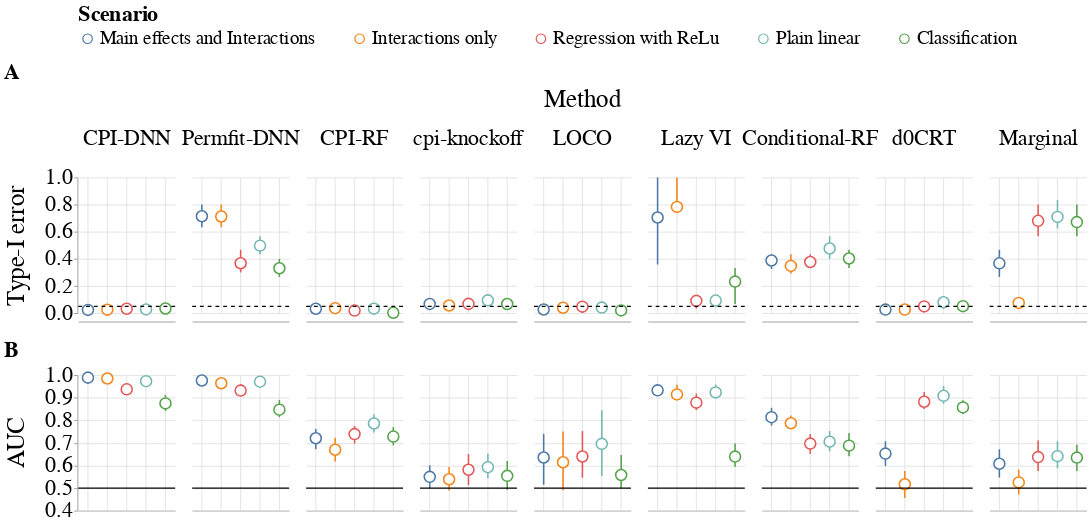

Notebook source saved alongside this figure:
### Code cell
marker_size = 200
err_size = 2
height = 175
width= 125
scheme = 'tableau10'
points_a = alt.Chart(
    df_t1_error_all_agg
).mark_point(
    size=marker_size, opacity=1, fill='white'
).encode(
    x=alt.X('Problem Data:O', title=None, scale=alt.Scale(domain=scenarios[::-1]),
            axis=alt.Axis(labels=False, title=None, tickSize=0)),
    y=alt.Y('mean:Q', 
            title='Type-I error',scale=alt.Scale(domain=(0, 1.0))),
    color=alt.Color('Problem Data:O', title='Scenario',
                    scale=alt.Scale(scheme=scheme, domain=scenarios[::-1]))
).properties(
    height=height,
    width=width
)

error_a = alt.Chart(
    df_t1_error_all_agg
).mark_errorbar(
    opacity=1
).encode(
    x=alt.X('Problem Data:O', title=None, scale=alt.Scale(domain=scenarios[::-1])),
    y=alt.Y('ymin:Q',  title='Type-I error',scale=alt.Scale(domain=(0, 1.0))),
    y2=alt.Y2('ymax:Q', title='Type-I error'),
    color=alt.Color('Problem Data:O', title='Scenario',
                    scale=alt.Scale(scheme=scheme, domain=scenarios[::-1])),
    strokeWidth=alt.value(err_size)
).properties(
    height=height,
    width=width
)

rule1= alt.Chart(pd.DataFrame({
  'V1': [0.05],
  'Problem Data': ['Type-I error nominal rate'],
  'color': ['black']
})).mark_rule(size=1.5, color='black', strokeDash=[5, 5]).encode(
  y='V1:Q',
  color = alt.value('black')
)

fig_t1_all = (error_a + points_a + rule1).facet(
    column=alt.Column('Method:O', sort=methods[::-1])
).properties(title='A')

## AUC ##
points_b = alt.Chart(
    df_auc_all_agg
    
).mark_point(
    size=marker_size, opacity=1, fill='white'
).encode(
    x=alt.X('Problem Data:O', title=None, scale=alt.Scale(domain=scenarios[::-1])),
    y=alt.Y('mean:Q', 
            title='AUC',scale=alt.Scale(domain=(0.4, 1.0))),
    color=alt.Color('Problem Data:O', title='Scenario',
                    scale=alt.Scale(scheme=scheme, domain=scenarios[::-1]))
).properties(
    height=height,
    width=width
)

error_b = alt.Chart(
    df_auc_all_agg
).mark_errorbar(
    size=err_size, opacity=1
).encode(
    x=alt.X('Problem Data:N',
            title=None,
            scale=alt.Scale(domain=scenarios[::-1]),
            axis=alt.Axis(labels=False, title=None, tickSize=0)),
    y=alt.Y('ymin:Q',  title='AUC', scale=alt.Scale(domain=(0.4, 1.0))),
    y2=alt.Y2('ymax:Q', title='AUC'),
    color=alt.Color('Problem Data:O', title='Scenario',
                    scale=alt.Scale(scheme=scheme, domain=scenarios[::-1])),
    strokeWidth=alt.value(err_size)
).properties(
    height=height,
    width=width
)

rule2 = alt.Chart(pd.DataFrame({
  'V1': [0.5],
  'Problem Data': ['Type-I error nominal rate'],
  'color': ['black']
})).mark_rule(size=1.5, color='black').encode(
  y='V1:Q'
)

fig_auc_all = (error_b + points_b + rule2).facet(
    column=alt.Column('Method:O', title=None, sort=methods[::-1],
                header=alt.Header(title=None, labels=False))
).properties(title='B')

# fig_3 = fig_t1_all | fig_auc_all

my_font = 'Helvetica'
fig3 = alt.vconcat(
    fig_t1_all,
    fig_auc_all
).configure_axis(
    grid=True, 
    titleFont=my_font,
    titleFontWeight='normal',
    labelFont=my_font,
    labelFontSize=28,
    titleFontSize=32,
    labelLimit=0,
    titlePadding=20
).configure_header(
    titleFont=my_font,
    titleFontWeight='normal',
    labelFont=my_font,
    titleFontSize=32,
    labelFontSize=28,
    labelPadding=35,
).configure_view(
    strokeWidth=0
).configure_title(
    font=my_font,
    fontSize=28
).configure_legend(
    titleFontSize=28,
    labelFontSize=24,
    orient ='top',
#     columns=3,
    labelLimit=0,
    columnPadding=45,
    symbolSize=150,
)

# fig3.save('figure_3.svg')
# fig3.save('figure_3.png', scale_factor=3)
fig3

### Figure 1 — Vega-Lite specification as saved in the notebook (floating-point values rounded to 4 significant figures)
{"config": {"view": {"continuousWidth": 300, "continuousHeight": 300, "strokeWidth": 0}, "axis": {"grid": true, "labelFont": "Helvetica", "labelFontSize": 28, "labelLimit": 0, "titleFont": "Helvetica", "titleFontSize": 32, "titleFontWeight": "normal", "titlePadding": 20}, "header": {"labelFont": "Helvetica", "labelFontSize": 28, "labelPadding": 35, "titleFont": "Helvetica", "titleFontSize": 32, "titleFontWeight": "normal"}, "legend": {"columnPadding": 45, "labelFontSize": 24, "labelLimit": 0, "orient": "top", "symbolSize": 150, "titleFontSize": 28}, "title": {"font": "Helvetica", "fontSize": 28}}, "vconcat": [{"data": {"name": "data-f63fb85e530bfda7ad98b8e9ab0c3a1a"}, "facet": {"column": {"field": "Method", "sort": ["CPI-DNN", "Permfit-DNN", "CPI-RF", "cpi-knockoff", "LOCO", "Lazy VI", "Conditional-RF", "d0CRT", "Marginal"], "type": "ordinal"}}, "spec": {"layer": [{"mark": {"type": "errorbar", "opacity": 1}, "encoding": {"color": {"field": "Problem Data", "scale": {"domain": ["Main effects and Interactions", "Interactions only", "Regression with ReLu", "Plain linear", "Classification"], "scheme": "tableau10"}, "title": "Scenario", "type": "ordinal"}, "strokeWidth": {"value": 2}, "x": {"field": "Problem Data", "scale": {"domain": ["Main effects and Interactions", "Interactions only", "Regression with ReLu", "Plain linear", "Classification"]}, "title": null, "type": "ordinal"}, "y": {"field": "ymin", "scale": {"domain": [0, 1.0]}, "title": "Type-I error", "type": "quantitative"}, "y2": {"field": "ymax", "title": "Type-I error"}}}, {"mark": {"type": "point", "fill": "white", "opacity": 1, "size": 200}, "encoding": {"color": {"field": "Problem Data", "scale": {"domain": ["Main effects and Interactions", "Interactions only", "Regression with ReLu", "Plain linear", "Classification"], "scheme": "tableau10"}, "title": "Scenario", "type": "ordinal"}, "x": {"axis": {"labels": false, "tickSize": 0, "title": null}, "field": "Problem Data", "scale": {"domain": ["Main effects and Interactions", "Interactions only", "Regression with ReLu", "Plain linear", "Classification"]}, "title": null, "type": "ordinal"}, "y": {"field": "mean", "scale": {"domain": [0, 1.0]}, "title": "Type-I error", "type": "quantitative"}}}, {"data": {"name": "data-e1efec21737907da9cd05a379a510bc1"}, "mark": {"type": "rule", "color": "black", "size": 1.5, "strokeDash": [5, 5]}, "encoding": {"color": {"value": "black"}, "y": {"field": "V1", "type": "quantitative"}}}], "height": 175, "width": 125}, "title": "A"}, {"data": {"name": "data-3e0b511b992c619b0130cc7457a72a76"}, "facet": {"column": {"field": "Method", "header": {"labels": false, "title": null}, "sort": ["CPI-DNN", "Permfit-DNN", "CPI-RF", "cpi-knockoff", "LOCO", "Lazy VI", "Conditional-RF", "d0CRT", "Marginal"], "title": null, "type": "ordinal"}}, "spec": {"layer": [{"mark": {"type": "errorbar", "opacity": 1, "size": 2}, "encoding": {"color": {"field": "Problem Data", "scale": {"domain": ["Main effects and Interactions", "Interactions only", "Regression with ReLu", "Plain linear", "Classification"], "scheme": "tableau10"}, "title": "Scenario", "type": "ordinal"}, "strokeWidth": {"value": 2}, "x": {"axis": {"labels": false, "tickSize": 0, "title": null}, "field": "Problem Data", "scale": {"domain": ["Main effects and Interactions", "Interactions only", "Regression with ReLu", "Plain linear", "Classification"]}, "title": null, "type": "nominal"}, "y": {"field": "ymin", "scale": {"domain": [0.4, 1.0]}, "title": "AUC", "type": "quantitative"}, "y2": {"field": "ymax", "title": "AUC"}}}, {"mark": {"type": "point", "fill": "white", "opacity": 1, "size": 200}, "encoding": {"color": {"field": "Problem Data", "scale": {"domain": ["Main effects and Interactions", "Interactions only", "Regression with ReLu", "Plain linear", "Classification"], "scheme": "tableau10"}, "title": "Scenario", "type": "ordinal"}, "x": {"field": "Problem Data", "scale": {"domain": ["Main effects and Interactions", "Interactions only", "Regression with ReLu", "Plain linear", "Classification"]}, "title": null, "type": "ordinal"}, "y": {"field": "mean", "scale": {"domain": [0.4, 1.0]}, "title": "AUC", "type": "quantitative"}}}, {"data": {"name": "data-83c09fe04dbfb5448f75ca7b5854c6db"}, "mark": {"type": "rule", "color": "black", "size": 1.5}, "encoding": {"y": {"field": "V1", "type": "quantitative"}}}], "height": 175, "width": 125}, "title": "B"}], "$schema": "https://vega.github.io/schema/vega-lite/v5.14.1.json", "datasets": {"data-f63fb85e530bfda7ad98b8e9ab0c3a1a": [{"Method": "Marginal", "Problem Data": "Classification", "prob_type": "classification", "mean": 0.671, "ymin": 0.5667, "ymax": 0.8}, {"Method": "Marginal", "Problem Data": "Plain linear", "prob_type": "regression", "mean": 0.7093, "ymin": 0.625, "ymax": 0.8333}, {"Method": "Marginal", "Problem Data": "Regression with ReLu", "prob_type": "regression", "mean": 0.6803, "ymin": 0.5667, "ymax": 0.8}, {"Method": "Marginal", "Problem Data": "Interactions only", "prob_type": "regression", "mean": 0.075, "ymin": 0.03333, "ymax": 0.1}, {"Method": "Marginal", "Problem Data": "Main effects and Interactions", "prob_type": "regression", "mean": 0.367, "ymin": 0.2667, "ymax": 0.4667}, {"Method": "d0CRT", "Problem Data": "Classification", "prob_type": "classification", "mean": 0.05133, "ymin": 0.03333, "ymax": 0.06667}, {"Method": "d0CRT", "Problem Data": "Plain linear", "prob_type": "regression", "mean": 0.07967, "ymin": 0.03333, "ymax": 0.1}, {"Method": "d0CRT", "Problem Data": "Regression with ReLu", "prob_type": "regression", "mean": 0.04933, "ymin": 0.03333, "ymax": 0.06667}, {"Method": "d0CRT", "Problem Data": "Interactions only", "prob_type": "regression", "mean": 0.026, "ymin": 0.0, "ymax": 0.03333}, {"Method": "d0CRT", "Problem Data": "Main effects and Interactions", "prob_type": "regression", "mean": 0.02567, "ymin": 0.0, "ymax": 0.03333}, {"Method": "Conditional-RF", "Problem Data": "Classification", "prob_type": "classification", "mean": 0.4023, "ymin": 0.3333, "ymax": 0.4667}, {"Method": "Conditional-RF", "Problem Data": "Plain linear", "prob_type": "regression", "mean": 0.4767, "ymin": 0.4, "ymax": 0.5667}, {"Method": "Conditional-RF", "Problem Data": "Regression with ReLu", "prob_type": "regression", "mean": 0.3767, "ymin": 0.3333, "ymax": 0.4333}, {"Method": "Conditional-RF", "Problem Data": "Interactions only", "prob_type": "regression", "mean": 0.348, "ymin": 0.2917, "ymax": 0.4333}, {"Method": "Conditional-RF", "Problem Data": "Main effects and Interactions", "prob_type": "regression", "mean": 0.388, "ymin": 0.325, "ymax": 0.4333}, {"Method": "Lazy VI", "Problem Data": "Classification", "prob_type": "classification", "mean": 0.2323, "ymin": 0.06667, "ymax": 0.3333}, {"Method": "Lazy VI", "Problem Data": "Plain linear", "prob_type": "regression", "mean": 0.09233, "ymin": 0.05833, "ymax": 0.1333}, {"Method": "Lazy VI", "Problem Data": "Regression with ReLu", "prob_type": "regression", "mean": 0.09033, "ymin": 0.03333, "ymax": 0.1333}, {"Method": "Lazy VI", "Problem Data": "Interactions only", "prob_type": "regression", "mean": 0.783, "ymin": 0.7583, "ymax": 1.0}, {"Method": "Lazy VI", "Problem Data": "Main effects and Interactions", "prob_type": "regression", "mean": 0.7047, "ymin": 0.3583, "ymax": 1.0}, {"Method": "LOCO", "Problem Data": "Classification", "prob_type": "classification", "mean": 0.02, "ymin": 0.0, "ymax": 0.0}, {"Method": "LOCO", "Problem Data": "Plain linear", "prob_type": "regression", "mean": 0.04067, "ymin": 0.0, "ymax": 0.03333}, {"Method": "LOCO", "Problem Data": "Regression with ReLu", "prob_type": "regression", "mean": 0.04767, "ymin": 0.0, "ymax": 0.03333}, {"Method": "LOCO", "Problem Data": "Interactions only", "prob_type": "regression", "mean": 0.03933, "ymin": 0.0, "ymax": 0.03333}, {"Method": "LOCO", "Problem Data": "Main effects and Interactions", "prob_type": "regression", "mean": 0.02633, "ymin": 0.0, "ymax": 0.03333}, {"Method": "cpi-knockoff", "Problem Data": "Classification", "prob_type": "classification", "mean": 0.067, "ymin": 0.03333, "ymax": 0.1}, {"Method": "cpi-knockoff", "Problem Data": "Plain linear", "prob_type": "regression", "mean": 0.094, "ymin": 0.06667, "ymax": 0.1333}, {"Method": "cpi-knockoff", "Problem Data": "Regression with ReLu", "prob_type": "regression", "mean": 0.068, "ymin": 0.03333, "ymax": 0.1}, {"Method": "cpi-knockoff", "Problem Data": "Interactions only", "prob_type": "regression", "mean": 0.056, "ymin": 0.03333, "ymax": 0.06667}, {"Method": "cpi-knockoff", "Problem Data": "Main effects and Interactions", "prob_type": "regression", "mean": 0.06767, "ymin": 0.03333, "ymax": 0.1}, {"Method": "CPI-RF", "Problem Data": "Classification", "prob_type": "classification", "mean": 0.002667, "ymin": 0.0, "ymax": 0.0}, {"Method": "CPI-RF", "Problem Data": "Plain linear", "prob_type": "regression", "mean": 0.03267, "ymin": 0.0, "ymax": 0.06667}, {"Method": "CPI-RF", "Problem Data": "Regression with ReLu", "prob_type": "regression", "mean": 0.01867, "ymin": 0.0, "ymax": 0.03333}, {"Method": "CPI-RF", "Problem Data": "Interactions only", "prob_type": "regression", "mean": 0.03633, "ymin": 0.0, "ymax": 0.06667}, {"Method": "CPI-RF", "Problem Data": "Main effects and Interactions", "prob_type": "regression", "mean": 0.032, "ymin": 0.0, "ymax": 0.06667}, {"Method": "Permfit-DNN", "Problem Data": "Classification", "prob_type": "classification", "mean": 0.331, "ymin": 0.2667, "ymax": 0.4}, {"Method": "Permfit-DNN", "Problem Data": "Plain linear", "prob_type": "regression", "mean": 0.4973, "ymin": 0.4333, "ymax": 0.5667}, {"Method": "Permfit-DNN", "Problem Data": "Regression with ReLu", "prob_type": "regression", "mean": 0.3677, "ymin": 0.3, "ymax": 0.4667}, {"Method": "Permfit-DNN", "Problem Data": "Interactions only", "prob_type": "regression", "mean": 0.712, "ymin": 0.6333, "ymax": 0.8}, {"Method": "Permfit-DNN", "Problem Data": "Main effects and Interactions", "prob_type": "regression", "mean": 0.714, "ymin": 0.6333, "ymax": 0.8}, {"Method": "CPI-DNN", "Problem Data": "Classification", "prob_type": "classification", "mean": 0.03367, "ymin": 0.0, "ymax": 0.06667}, {"Method": "CPI-DNN", "Problem Data": "Plain linear", "prob_type": "regression", "mean": 0.02733, "ymin": 0.0, "ymax": 0.03333}, {"Method": "CPI-DNN", "Problem Data": "Regression with ReLu", "prob_type": "regression", "mean": 0.03233, "ymin": 0.0, "ymax": 0.03333}, {"Method": "CPI-DNN", "Problem Data": "Interactions only", "prob_type": "regression", "mean": 0.02533, "ymin": 0.0, "ymax": 0.03333}, {"Method": "CPI-DNN", "Problem Data": "Main effects and Interactions", "prob_type": "regression", "mean": 0.02367, "ymin": 0.0, "ymax": 0.03333}], "data-e1efec21737907da9cd05a379a510bc1": [{"V1": 0.05, "Problem Data": "Type-I error nominal rate", "color": "black"}], "data-3e0b511b992c619b0130cc7457a72a76": [{"Method": "Marginal", "Problem Data": "Classification", "prob_type": "classification", "mean": 0.6351, "ymin": 0.5763, "ymax": 0.6921}, {"Method": "Marginal", "Problem Data": "Plain linear", "prob_type": "regression", "mean": 0.6415, "ymin": 0.5879, "ymax": 0.7075}, {"Method": "Marginal", "Problem Data": "Regression with ReLu", "prob_type": "regression", "mean": 0.6372, "ymin": 0.5758, "ymax": 0.7104}, {"Method": "Marginal", "Problem Data": "Interactions only", "prob_type": "regression", "mean": 0.5254, "ymin": 0.4717, "ymax": 0.5821}, {"Method": "Marginal", "Problem Data": "Main effects and Interactions", "prob_type": "regression", "mean": 0.6078, "ymin": 0.5467, "ymax": 0.6717}, {"Method": "d0CRT", "Problem Data": "Classification", "prob_type": "classification", "mean": 0.8569, "ymin": 0.8275, "ymax": 0.8883}, {"Method": "d0CRT", "Problem Data": "Plain linear", "prob_type": "regression", "mean": 0.9083, "ymin": 0.8733, "ymax": 0.9521}, {"Method": "d0CRT", "Problem Data": "Regression with ReLu", "prob_type": "regression", "mean": 0.8823, "ymin": 0.85, "ymax": 0.9254}, {"Method": "d0CRT", "Problem Data": "Interactions only", "prob_type": "regression", "mean": 0.5169, "ymin": 0.4567, "ymax": 0.5754}, {"Method": "d0CRT", "Problem Data": "Main effects and Interactions", "prob_type": "regression", "mean": 0.6528, "ymin": 0.5983, "ymax": 0.7075}, {"Method": "Conditional-RF", "Problem Data": "Classification", "prob_type": "classification", "mean": 0.6879, "ymin": 0.6413, "ymax": 0.7442}, {"Method": "Conditional-RF", "Problem Data": "Plain linear", "prob_type": "regression", "mean": 0.7056, "ymin": 0.6625, "ymax": 0.7527}, {"Method": "Conditional-RF", "Problem Data": "Regression with ReLu", "prob_type": "regression", "mean": 0.6969, "ymin": 0.6513, "ymax": 0.7392}, {"Method": "Conditional-RF", "Problem Data": "Interactions only", "prob_type": "regression", "mean": 0.787, "ymin": 0.7613, "ymax": 0.8217}, {"Method": "Conditional-RF", "Problem Data": "Main effects and Interactions", "prob_type": "regression", "mean": 0.8137, "ymin": 0.7767, "ymax": 0.8554}, {"Method": "Lazy VI", "Problem Data": "Classification", "prob_type": "classification", "mean": 0.6394, "ymin": 0.595, "ymax": 0.6971}, {"Method": "Lazy VI", "Problem Data": "Plain linear", "prob_type": "regression", "mean": 0.9234, "ymin": 0.8971, "ymax": 0.9583}, {"Method": "Lazy VI", "Problem Data": "Regression with ReLu", "prob_type": "regression", "mean": 0.8782, "ymin": 0.8454, "ymax": 0.9183}, {"Method": "Lazy VI", "Problem Data": "Interactions only", "prob_type": "regression", "mean": 0.9145, "ymin": 0.895, "ymax": 0.9571}, {"Method": "Lazy VI", "Problem Data": "Main effects and Interactions", "prob_type": "regression", "mean": 0.9324, "ymin": 0.9117, "ymax": 0.96}, {"Method": "LOCO", "Problem Data": "Classification", "prob_type": "classification", "mean": 0.5581, "ymin": 0.5, "ymax": 0.6467}, {"Method": "LOCO", "Problem Data": "Plain linear", "prob_type": "regression", "mean": 0.6959, "ymin": 0.5538, "ymax": 0.8442}, {"Method": "LOCO", "Problem Data": "Regression with ReLu", "prob_type": "regression", "mean": 0.6398, "ymin": 0.5458, "ymax": 0.7525}, {"Method": "LOCO", "Problem Data": "Interactions only", "prob_type": "regression", "mean": 0.6144, "ymin": 0.4908, "ymax": 0.75}, {"Method": "LOCO", "Problem Data": "Main effects and Interactions", "prob_type": "regression", "mean": 0.6355, "ymin": 0.515, "ymax": 0.74}, {"Method": "cpi-knockoff", "Problem Data": "Classification", "prob_type": "classification", "mean": 0.5542, "ymin": 0.4925, "ymax": 0.62}, {"Method": "cpi-knockoff", "Problem Data": "Plain linear", "prob_type": "regression", "mean": 0.5926, "ymin": 0.5433, "ymax": 0.6517}, {"Method": "cpi-knockoff", "Problem Data": "Regression with ReLu", "prob_type": "regression", "mean": 0.5813, "ymin": 0.5129, "ymax": 0.6504}, {"Method": "cpi-knockoff", "Problem Data": "Interactions only", "prob_type": "regression", "mean": 0.5393, "ymin": 0.4896, "ymax": 0.5933}, {"Method": "cpi-knockoff", "Problem Data": "Main effects and Interactions", "prob_type": "regression", "mean": 0.5498, "ymin": 0.4996, "ymax": 0.6008}, {"Method": "CPI-RF", "Problem Data": "Classification", "prob_type": "classification", "mean": 0.7281, "ymin": 0.6896, "ymax": 0.77}, {"Method": "CPI-RF", "Problem Data": "Plain linear", "prob_type": "regression", "mean": 0.7857, "ymin": 0.7458, "ymax": 0.8254}, {"Method": "CPI-RF", "Problem Data": "Regression with ReLu", "prob_type": "regression", "mean": 0.739, "ymin": 0.6971, "ymax": 0.775}, {"Method": "CPI-RF", "Problem Data": "Interactions only", "prob_type": "regression", "mean": 0.6698, "ymin": 0.6175, "ymax": 0.7225}, {"Method": "CPI-RF", "Problem Data": "Main effects and Interactions", "prob_type": "regression", "mean": 0.7205, "ymin": 0.6717, "ymax": 0.7617}, {"Method": "Permfit-DNN", "Problem Data": "Classification", "prob_type": "classification", "mean": 0.847, "ymin": 0.8142, "ymax": 0.8904}, {"Method": "Permfit-DNN", "Problem Data": "Plain linear", "prob_type": "regression", "mean": 0.9709, "ymin": 0.9562, "ymax": 0.9933}, {"Method": "Permfit-DNN", "Problem Data": "Regression with ReLu", "prob_type": "regression", "mean": 0.9315, "ymin": 0.91, "ymax": 0.96}, {"Method": "Permfit-DNN", "Problem Data": "Interactions only", "prob_type": "regression", "mean": 0.9639, "ymin": 0.9533, "ymax": 0.9837}, {"Method": "Permfit-DNN", "Problem Data": "Main effects and Interactions", "prob_type": "regression", "mean": 0.976, "ymin": 0.965, "ymax": 0.9933}, {"Method": "CPI-DNN", "Problem Data": "Classification", "prob_type": "classification", "mean": 0.8747, "ymin": 0.8417, "ymax": 0.9121}, {"Method": "CPI-DNN", "Problem Data": "Plain linear", "prob_type": "regression", "mean": 0.9731, "ymin": 0.9629, "ymax": 0.9917}, {"Method": "CPI-DNN", "Problem Data": "Regression with ReLu", "prob_type": "regression", "mean": 0.9371, "ymin": 0.915, "ymax": 0.9633}, {"Method": "CPI-DNN", "Problem Data": "Interactions only", "prob_type": "regression", "mean": 0.985, "ymin": 0.9779, "ymax": 0.9983}, {"Method": "CPI-DNN", "Problem Data": "Main effects and Interactions", "prob_type": "regression", "mean": 0.9888, "ymin": 0.9833, "ymax": 1.0}], "data-83c09fe04dbfb5448f75ca7b5854c6db": [{"V1": 0.5, "Problem Data": "Type-I error nominal rate", "color": "black"}]}}
